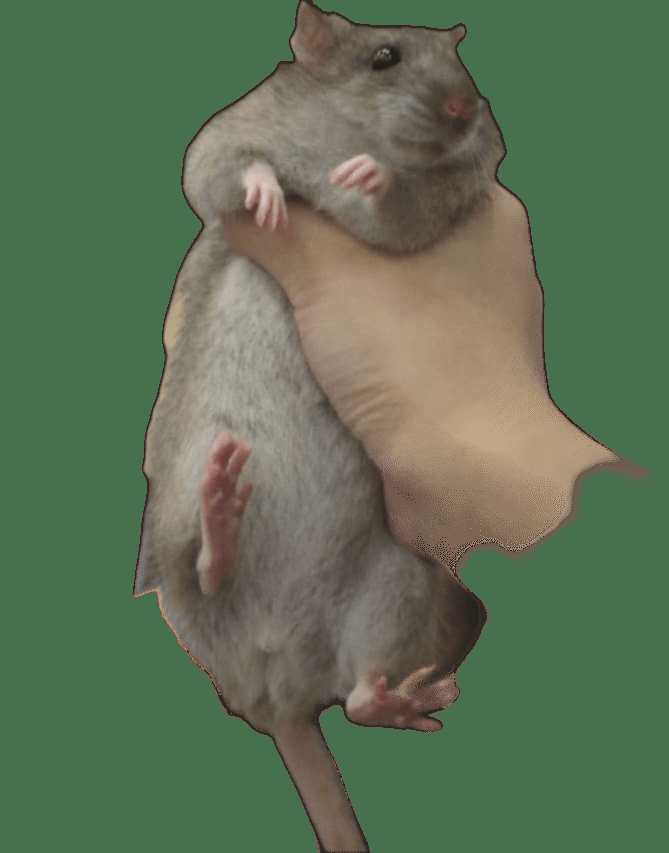
#> input picture BigNaiWa/src/1.png, 669 x 853 px
$ python -i Normalized.py   (imports and definitions only)
#> lines starting #> are read from the running program, lines starting #| are printed output that depends on the picture
#!/usr/bin/env python
# -*- coding: utf-8 -*-
"""
把 src/ 里 1..11 的原始图统一成游戏用的素材：
  · 统一尺寸 512x512、统一 PNG(RGBA)、透明背景
  · 主体按“最长边 = 92% 画布”等比缩放并居中
  · 自动抠底：从四边向内区域生长 + 饱和度/亮度闸门（浅底防漏、深底反向）
  · 去噪：丢掉零碎小岛（星星/灰尘）、填掉主体内部的小孔
输出：assets/fruits/NN-<tier>.png

区域生长的思路：背景从画面四边开始，一像素一像素往内吃，
只有“和已经判为背景的邻居颜色足够接近（< tol）”的像素才会被吃进来；
再加一道闸门 —— 浅底图里饱和度高的像素永远不算背景，深底图里亮度高的像素永远不算背景。
这样即使主体边缘很羽化，也只会停在主体外沿，不会整块漏进去。
"""
import os
import numpy as np
from PIL import Image, ImageFilter
from collections import deque

ROOT = os.path.dirname(os.path.abspath(__file__))
SRC = os.path.join(ROOT, "src")
OUT = os.path.join(ROOT, "v1", "assets", "fruits")
SIZE = 512            # 输出画布边长
FILL = 0.92           # 主体最长边占画布比例
MAX_ITER = 4000

TIERS = ["grape", "cherry", "orange", "lemon", "kiwi",
         "tomato", "peach", "pineapple", "coconut", "halfmelon", "watermelon"]

# 每张图的抠底参数：tol = 相邻像素色差阈值
#   浅色背景 → 用饱和度闸门 sat_max（更高饱和度的像素不许当背景）
#   深色背景 → 用亮度闸门   lum_min（更亮的像素不许当背景）
CFG = {
    1:  dict(tol=10, sat_max=0.10),
    2:  dict(tol=10, sat_max=0.10),
    3:  dict(tol=10, sat_max=0.10),
    4:  dict(tol=10, sat_max=0.10),
    5:  dict(tol=10, sat_max=0.10),   # 自带 alpha，走另一条路
    6:  dict(tol=10, sat_max=0.10),
    7:  dict(tol=10, sat_max=0.10),
    8:  dict(tol=10, sat_max=0.10),
    # 9 号翅膀是“接近白但不是纯白”（223~241），背景是纯白 253~255，
    # 所以再加一道亮度地板闸门，把翅膀保住，否则会剩一圈碎渣
    9:  dict(tol=10, sat_max=0.10, val_min=246),
    10: dict(tol=10, sat_max=0.10),
    11: dict(tol=10, lum_min=0.62),
}


def find_src(i):
    for ext in ("png", "jpg", "jpeg", "webp", "bmp", "gif"):
        p = os.path.join(SRC, "%d.%s" % (i, ext))
        if os.path.exists(p):
            return p
    return None


# [142 lines left out: functions sh, region_grow_bg, label, subject_mask, bake_rim, not called in this run]


def process(i):
    path = find_src(i)
    if not path:
        raise RuntimeError("缺少第 %d 张" % i)

    im = Image.open(path).convert("RGBA")
    arr = np.asarray(im).astype(np.float32)
    rgb = arr[:, :, :3]
    a0 = arr[:, :, 3]
    has_alpha = a0.min() < 250 and (a0 < 128).mean() > 0.02

    if has_alpha:
        a = a0 / 255.0
        mode = "已有透明通道"
    else:
        bg = region_grow_bg(rgb.astype(np.uint8), **CFG[i])
        a = subject_mask(~bg).astype(np.float32)
        mode = "自动抠底"

    # 羽化边缘（只影响 1~2 像素）
    a = np.asarray(Image.fromarray((a * 255).astype(np.uint8))
                   .filter(ImageFilter.GaussianBlur(0.8))).astype(np.float32) / 255.0
    a[a < 0.06] = 0.0
    if a.max() <= 0:
        raise RuntimeError("抠底失败：整幅图都变透明了")

    out = arr.copy()
    out[:, :, 3] = np.clip(a * 255.0, 0, 255)
    im2 = Image.fromarray(out.astype(np.uint8), "RGBA")

    bbox = im2.split()[3].point(lambda v: 255 if v > 12 else 0).getbbox()
    if bbox is None:
        raise RuntimeError("抠底失败：找不到主体")
    subject = im2.crop(bbox)
    sw, shh = subject.size

    # 等比缩放到统一画布并居中（长边 = 92% 画布）
    target = int(round(SIZE * FILL))
    k = target / max(sw, shh)
    nw, nh = max(1, int(round(sw * k))), max(1, int(round(shh * k)))
    subject = subject.resize((nw, nh), Image.LANCZOS)
    canvas = Image.new("RGBA", (SIZE, SIZE), (0, 0, 0, 0))
    canvas.paste(subject, ((SIZE - nw) // 2, (SIZE - nh) // 2), subject)
    canvas = bake_rim(canvas)

    name = "%02d-%s.png" % (i, TIERS[i - 1])
    dst = os.path.join(OUT, name)
    canvas.save(dst, "PNG", optimize=True)

    px = np.asarray(canvas).astype(np.float32)
    solid = px[:, :, 3] > 200
    mean = px[:, :, :3][solid].mean(axis=0) if solid.any() else np.array([200., 200., 200.])
    hexc = "#%02x%02x%02x" % tuple(int(v) for v in mean)

    print("%-16s %-12s -> %-22s %dx%d  主体 %3dx%-3d  %s  %5.1f%%  %6.1f KB"
          % (os.path.basename(path), mode, name, SIZE, SIZE, nw, nh, hexc,
             solid.mean() * 100, os.path.getsize(dst) / 1024))
    return hexc


# [7 lines left out: function main, not called in this run]


# [2 lines not run here, left out]

>>> import cv2
>>> picture = cv2.imread('BigNaiWa/src/1.png', cv2.IMREAD_GRAYSCALE)
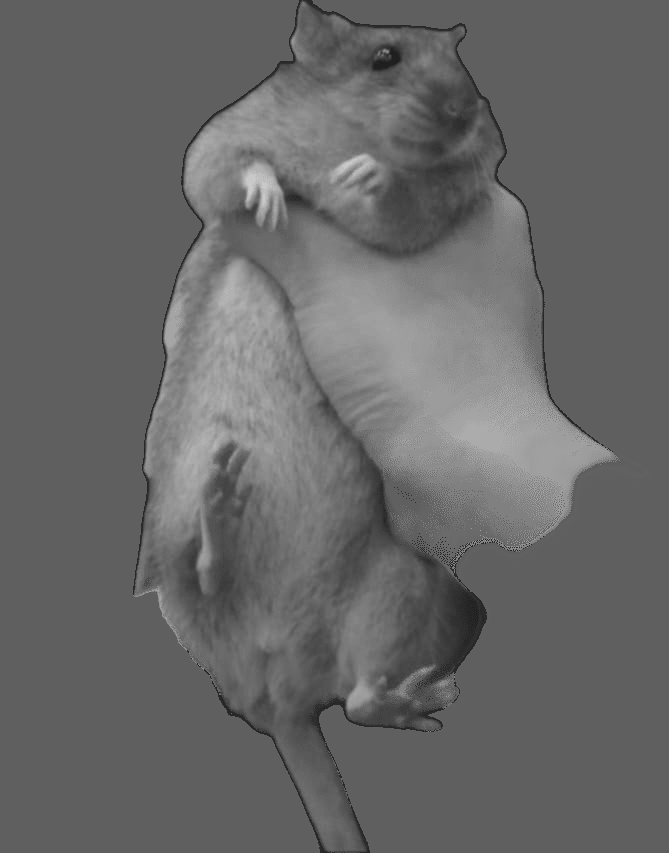
#> picture: shape (853, 669); min 31, max 201, mean 103.4
>>> result = process(picture)
#> (the run stopped early here; a loop or call above may not have finished)

$ run again, on BigNaiWa/src/10.png
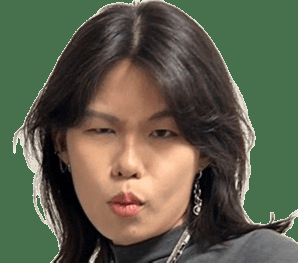
#> input picture BigNaiWa/src/10.png, 298 x 263 px
#> `picture = cv2.imread('BigNaiWa/src/1.png', cv2.IMREAD_GRAYSCALE)`:
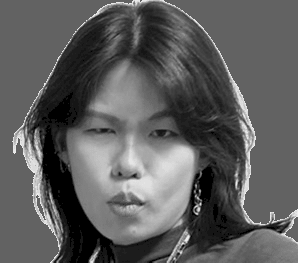
#> picture: shape (263, 298); min 0, max 237, mean 92.6

$ run again, on BigNaiWa/src/11.png
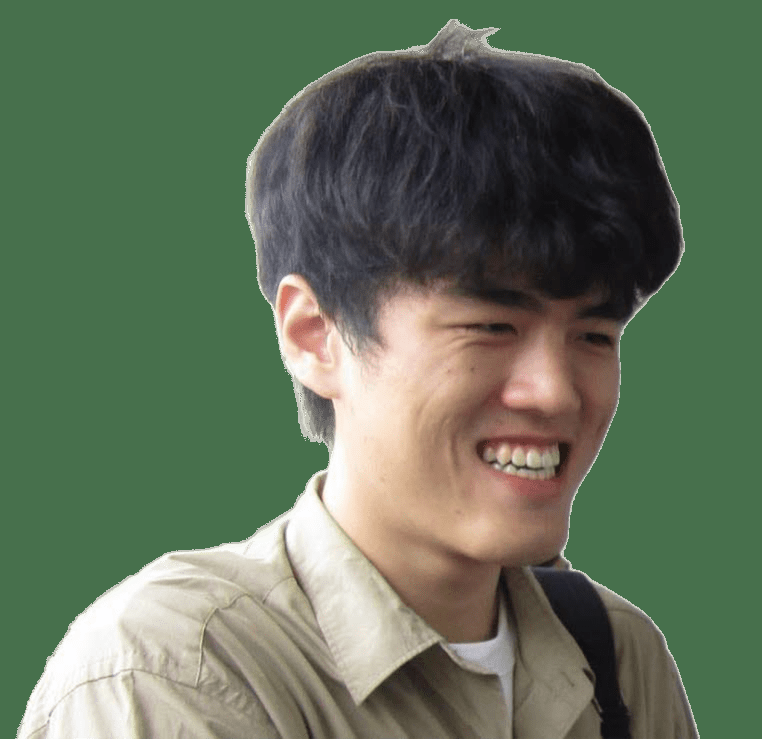
#> input picture BigNaiWa/src/11.png, 762 x 739 px
#> `picture = cv2.imread('BigNaiWa/src/1.png', cv2.IMREAD_GRAYSCALE)`:
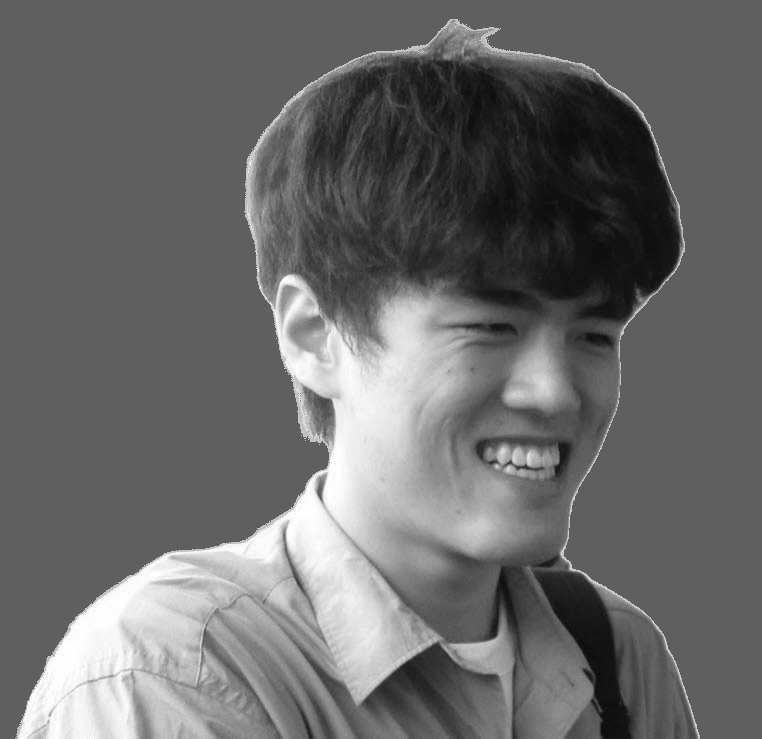
#> picture: shape (739, 762); min 15, max 254, mean 105.9

$ run again, on BigNaiWa/src/2.png
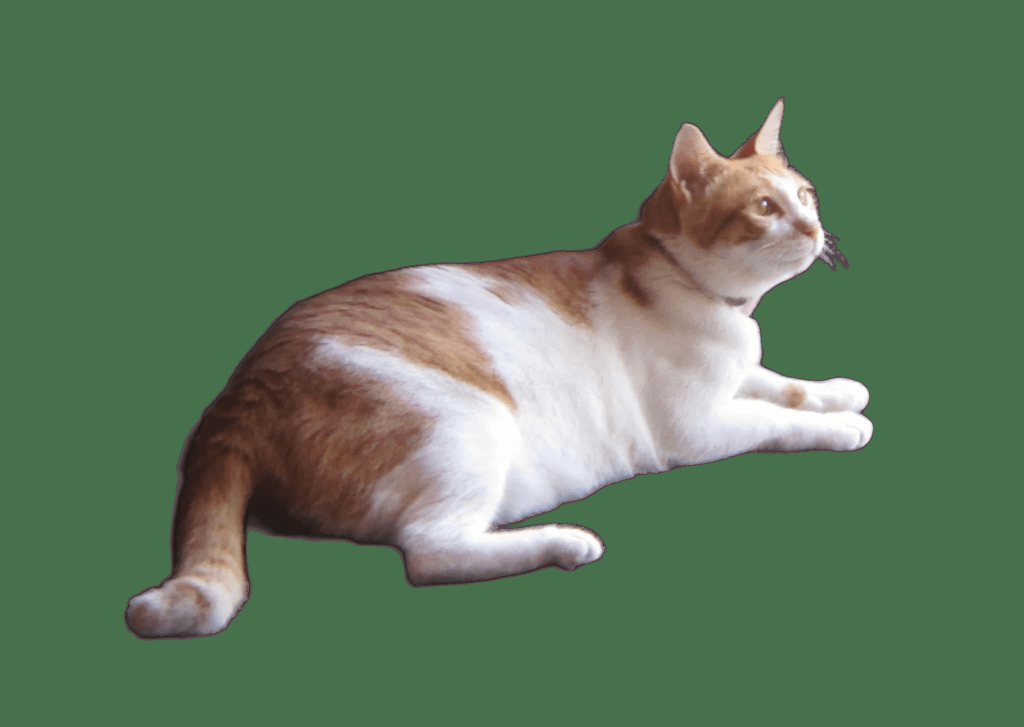
#> input picture BigNaiWa/src/2.png, 2048 x 1454 px (shown at 1/2 size)
#> `picture = cv2.imread('BigNaiWa/src/1.png', cv2.IMREAD_GRAYSCALE)`:
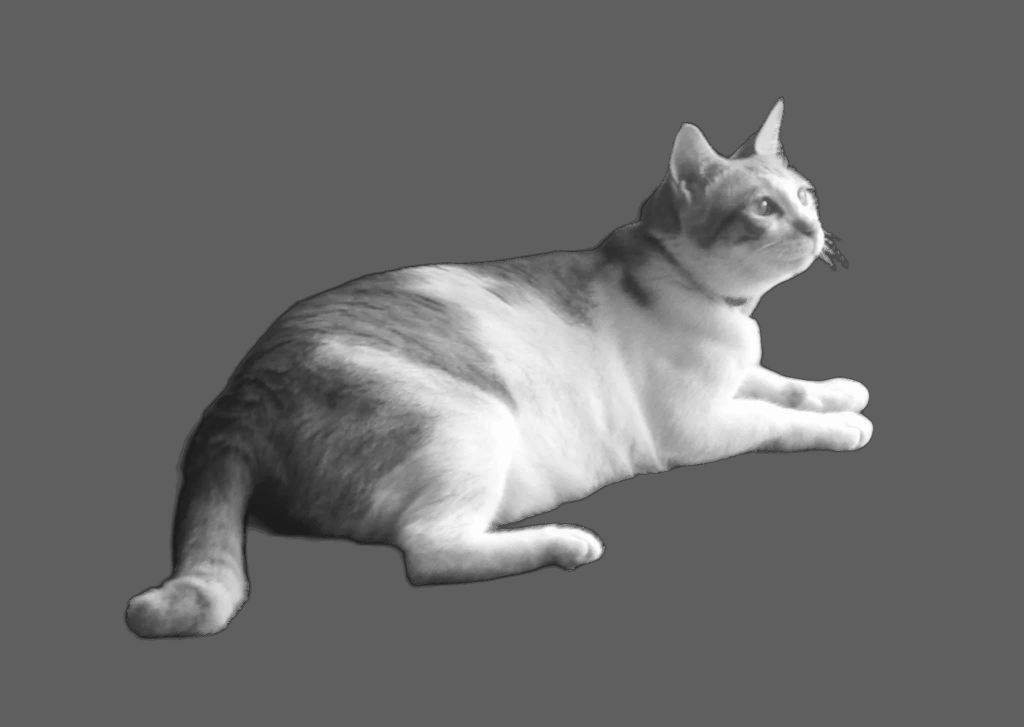
#> picture: shape (1454, 2048) (shown at 1/2 size); min 28, max 254, mean 108.2
